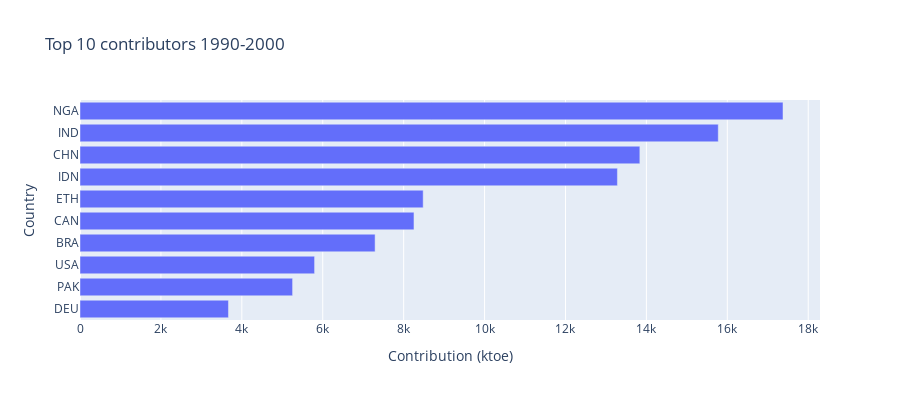
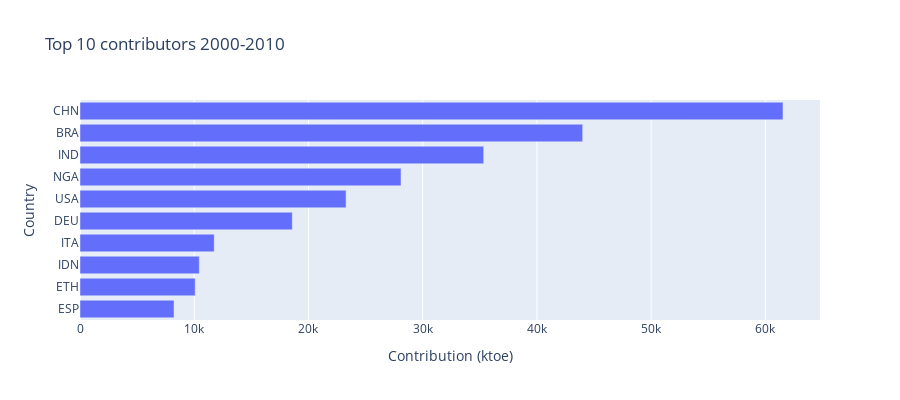
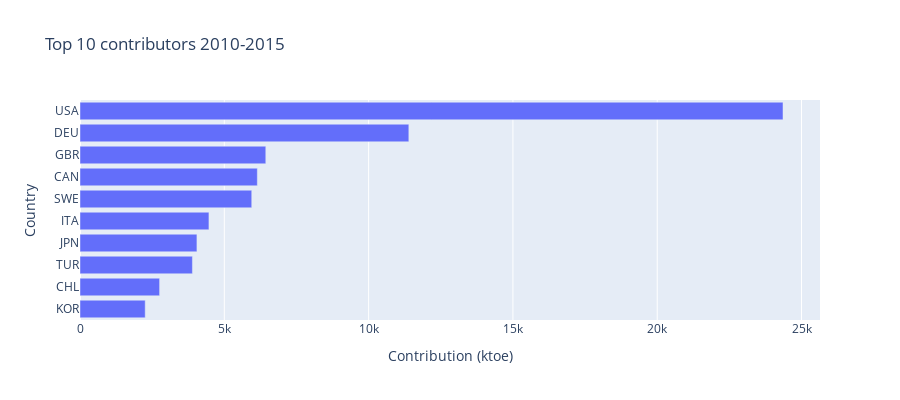

The notebook cell these images were saved under, in order:
### Code cell
import pandas as pd
import numpy as np
import plotly.express as px
import os, re, unicodedata


csv_path = 'renewable_energy.csv'  
measure_filter = 'KTOE'             
use_iso3_only = True                
periods = [(1990, 2000), (2000, 2010), (2010, 2015)]
top_n = 10
out_dir = 'period_contributions'
os.makedirs(out_dir, exist_ok=True)


def clean_location(x):
    if pd.isna(x):
        return ''
    s = str(x)
    s = unicodedata.normalize('NFKC', s)
    s = s.strip().strip('"').strip("'")
    s = re.sub(r'[\u00A0\u2000-\u200F\u202F]', ' ', s)
    s = re.sub(r'[\x00-\x1f\x7f]', '', s)
    s = re.sub(r'\s+', '', s)
    return s.upper()


df = pd.read_csv(csv_path)
df.columns = df.columns.str.strip().str.replace('"','')
df['TIME'] = pd.to_numeric(df['TIME'], errors='coerce').astype('Int64')
df['Value'] = pd.to_numeric(df['Value'], errors='coerce')


if measure_filter:
    df = df[df['MEASURE'] == measure_filter].copy()


df['LOCATION2'] = df['LOCATION'].apply(clean_location)


aggregates_to_drop = {'WLD','OEU'} 
df = df[~df['LOCATION2'].isin(aggregates_to_drop)].copy()


if use_iso3_only:
    mask = df['LOCATION2'].str.len() == 3
    mask = mask & df['LOCATION2'].str.isalpha()
    df = df[mask].copy()

print("Rows after cleaning and dropping WLD/OEU:", len(df))


def contributions_for_period(df_in, start_year, end_year):
    df_local = df_in.copy()
    vals = (df_local[df_local['TIME'].isin([start_year, end_year])]
            .groupby(['LOCATION2','TIME'])['Value']
            .median()
            .unstack(level='TIME'))
    if start_year not in vals.columns:
        vals[start_year] = np.nan
    if end_year not in vals.columns:
        vals[end_year] = np.nan
    vals['start'] = vals[start_year]
    vals['end'] = vals[end_year]
    vals['contribution'] = vals['end'] - vals['start']
    vals = vals[~(vals['start'].isna() & vals['end'].isna())].copy()
    total_growth = vals['contribution'].sum()
    pos_total = vals.loc[vals['contribution']>0, 'contribution'].sum()
    vals['pct_of_pos_total'] = vals['contribution'] / pos_total * 100 if pos_total != 0 else np.nan
    vals = vals.sort_values('contribution', ascending=False)
    vals.index.name = 'LOCATION'
    return vals, total_growth, pos_total


summary = {}
for start, end in periods:
    vals, total_growth, pos_total = contributions_for_period(df, start, end)
    fname = os.path.join(out_dir, f'contributions_{start}_{end}_noWLD_OEU.csv')
    vals.to_csv(fname, index=True)
    top = vals.head(top_n).reset_index()[['LOCATION','start','end','contribution','pct_of_pos_total']]
    summary[(start,end)] = {'total_growth': total_growth, 'pos_total': pos_total, 'top': top, 'all': vals}
    print(f"\nPeriod {start}-{end}: total_growth={total_growth:,.1f}, positive_total={pos_total:,.1f}")
    print(top.to_string(index=False))

 
    if len(top) > 0:
        fig = px.bar(top.sort_values('contribution'),
                     x='contribution', y='LOCATION',
                     orientation='h',
                     title=f'Top {top_n} contributors {start}-{end}',
                     labels={'contribution':'Contribution (ktoe)','LOCATION':'Country'},
                     width=900, height=400)
        fig.update_layout(yaxis={'categoryorder':'total ascending'})
        html_out = os.path.join(out_dir, f'top{top_n}_contributors_{start}_{end}_noWLD_OEU.html')
        fig.write_html(html_out)
        fig.show()
        print('Saved plot to', html_out)
    else:
        print('No data to plot for this period')

print('\nSaved CSVs and plots in folder:', out_dir)

### Figure 1 — Plotly figure (JSON) as saved in the notebook; plotly's stock layout.template omitted (floating-point values rounded to 4 significant figures)
{"data": [{"alignmentgroup": "True", "hovertemplate": "Contribution (ktoe)=%{x}<br>Country=%{y}<extra></extra>", "legendgroup": "", "marker": {"color": "#636efa", "pattern": {"shape": ""}}, "name": "", "offsetgroup": "", "orientation": "h", "showlegend": false, "textposition": "auto", "type": "bar", "x": [3670.0, 5255.0, 5798.0, 7294.0, 8255.0, 8483.0, 13280.0, 13840.0, 15780.0, 17380.0], "xaxis": "x", "y": ["DEU", "PAK", "USA", "BRA", "CAN", "ETH", "IDN", "CHN", "IND", "NGA"], "yaxis": "y"}], "layout": {"barmode": "relative", "height": 400, "legend": {"tracegroupgap": 0}, "title": {"text": "Top 10 contributors 1990-2000"}, "width": 900, "xaxis": {"anchor": "y", "domain": [0, 1], "title": {"text": "Contribution (ktoe)"}}, "yaxis": {"anchor": "x", "categoryorder": "total ascending", "domain": [0, 1], "title": {"text": "Country"}}}}

### Figure 2 — Plotly figure (JSON) as saved in the notebook; plotly's stock layout.template omitted (floating-point values rounded to 4 significant figures)
{"data": [{"alignmentgroup": "True", "hovertemplate": "Contribution (ktoe)=%{x}<br>Country=%{y}<extra></extra>", "legendgroup": "", "marker": {"color": "#636efa", "pattern": {"shape": ""}}, "name": "", "offsetgroup": "", "orientation": "h", "showlegend": false, "textposition": "auto", "type": "bar", "x": [8233.0, 10080.0, 10440.0, 11750.0, 18590.0, 23290.0, 28100.0, 35340.0, 44000.0, 61540.0], "xaxis": "x", "y": ["ESP", "ETH", "IDN", "ITA", "DEU", "USA", "NGA", "IND", "BRA", "CHN"], "yaxis": "y"}], "layout": {"barmode": "relative", "height": 400, "legend": {"tracegroupgap": 0}, "title": {"text": "Top 10 contributors 2000-2010"}, "width": 900, "xaxis": {"anchor": "y", "domain": [0, 1], "title": {"text": "Contribution (ktoe)"}}, "yaxis": {"anchor": "x", "categoryorder": "total ascending", "domain": [0, 1], "title": {"text": "Country"}}}}

### Figure 3 — Plotly figure (JSON) as saved in the notebook; plotly's stock layout.template omitted (floating-point values rounded to 4 significant figures)
{"data": [{"alignmentgroup": "True", "hovertemplate": "Contribution (ktoe)=%{x}<br>Country=%{y}<extra></extra>", "legendgroup": "", "marker": {"color": "#636efa", "pattern": {"shape": ""}}, "name": "", "offsetgroup": "", "orientation": "h", "showlegend": false, "textposition": "auto", "type": "bar", "x": [2259.0, 2758.0, 3895.0, 4051.0, 4468.0, 5951.0, 6144.0, 6437.0, 11390.0, 24360.0], "xaxis": "x", "y": ["KOR", "CHL", "TUR", "JPN", "ITA", "SWE", "CAN", "GBR", "DEU", "USA"], "yaxis": "y"}], "layout": {"barmode": "relative", "height": 400, "legend": {"tracegroupgap": 0}, "title": {"text": "Top 10 contributors 2010-2015"}, "width": 900, "xaxis": {"anchor": "y", "domain": [0, 1], "title": {"text": "Contribution (ktoe)"}}, "yaxis": {"anchor": "x", "categoryorder": "total ascending", "domain": [0, 1], "title": {"text": "Country"}}}}
